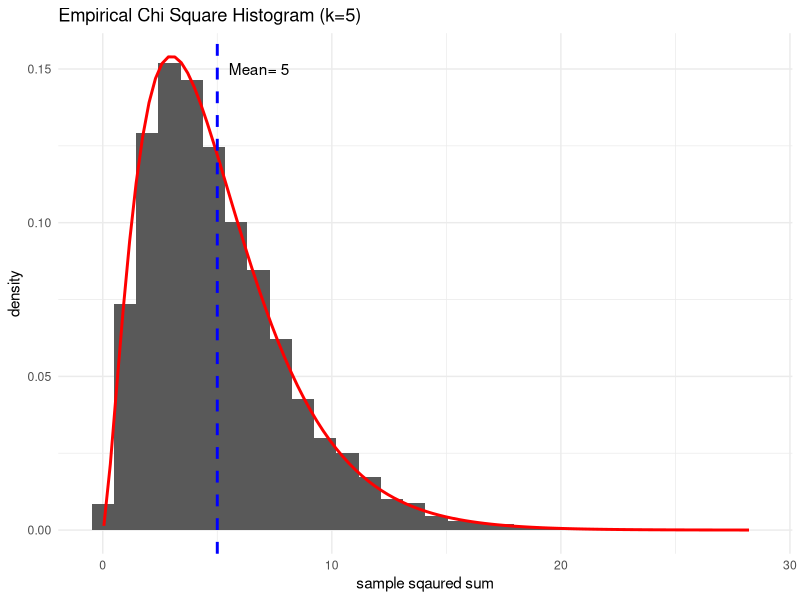

Generate this figure with R:
## ---- chunk 1
knitr::opts_chunk$set(echo = F, message = F, include = T, warning=F)
## ---- chunk 2
#Please don't change or delete this chunk
set.seed(42)
## ---- chunk 3
nsims=function(){
  rand_samp=rnorm(5)
  
  return (sum(rand_samp**2))
  
}

## ---- chunk 4
library(purrr)
n=10000
library(ggplot2)
k=5
samp_results=map_dbl(1:n, ~ nsims())
samp_results_df=data.frame(results=samp_results)
theorectical=rchisq(n, k) # 5= deg of freedom = mean of chi sqaure distribution


ggplot(samp_results_df,aes(x=results))+
  geom_histogram(aes(y = after_stat(density)))+
  stat_function(fun = dchisq, args = list(df=5), color = "red", size = 1)+
  geom_vline(xintercept = 5, linetype = "dashed", color = "blue", size = 1)+
  annotate("text", x = 5.5, y = 0.15, label = paste("Mean=",k), angle = 0, hjust = 0)+
  labs(title='Empirical Chi Square Histogram (k=5)',x='sample sqaured sum')+
  theme_minimal()  


## ---- chunk 5
#Please don't change or delete this chunk
set.seed(121)
## ---- chunk 6

exp_sim=function(n_exp){
  lambda=0.5
  samp_results=numeric(0)
  for(i in 0:n_exp) {
    xi=sample(0:n_exp,1)
    exp_res=lambda*exp(-lambda*xi)
    samp_results[i]=exp_res
  }
  
  
  return(samp_results)
  
}


## ---- chunk 7

# Var(X)= E[X**2]-[E[X]]**2
n_exp=50000
x=exp_sim(n_exp)
lambda=0.5

hx=function(x){(x**2)*lambda*exp(-lambda*x)}
hx2=function(x){(x)*lambda*exp(-lambda*x)}
mean_sq_exp=integrate(hx,lower=0,upper=Inf)$value #E[X**2]
mean_exp=integrate(hx2,lower=0,upper=Inf)$value #E[X]

Var_exp=mean_sq_exp-(mean_exp)**2
Var_exp
## ---- chunk 8
n_exp = 100
exp_data=exp_sim(n_exp)
## ---- chunk 9
#install.packages('numDeriv')
library(numDeriv)
liklihood=function(lambda,sim_data=exp_data){
  sx=sum(sim_data)
  n=length(sim_data)
  
  n*log(lambda)-(lambda*sx) # log liklihood estimator
  #log(  (lambda**n)*exp(-lambda*sx)   )
  
}
start_lambda=0.5

newton = function(f,tol=1E-12,x0=start_lambda,N=1000) {
  

i <- 1; x1 <- x0
p <- numeric(N) #store next xi/iterations-root approximations
for (i in 1:N) {
  print(paste(i,' iteration'))

df.dx  =  genD(func = f, x = x0)$D[1]#   (f(x0+h)-f(x0))/h
if (df.dx==0) break

x1  =  (x0 - (f(x0)/df.dx))

if (is.na(x1) || is.infinite(x1)) break

p[i]  =  x1
i  =  i + 1


if (abs((x1-x0)) < tol) break
x0  =  x1

}
return(x0) 


}


newton(liklihood)



## ---- chunk 10
start_lambda=0.5
optim(start_lambda,fn=liklihood,sim_data=exp_data,method='L-BFGS-B',lower=0.0001,upper=10000, control=list(fnscale=-1)  )

## ---- chunk 11
#Please don't change or delete this chunk
set.seed(123)
## ---- chunk 12
claims=read.csv2('claims_data.csv')
claims$daily=as.numeric(claims$daily)


## ---- chunk 13
tx=function(x,params){
  u=params[1]
  sd=params[2]
  
 result= exp( -(x-u)/sd )
return(result)
}

x=claims$daily[500]
params=c(25,2)
eval_tx=tx(x,params);eval_tx

## ---- chunk 14
log_liklihood=function(x,params){
  n=length(x)
  log_func_sum=sum(log(sapply(x,tx, params)))
  func_sum=sum(sapply(x,tx,params))
  sd=params[2]
  result=-n*log(sd)+log_func_sum-func_sum
  return(result)
  
}

x=claims$daily
start_u=mean(x)
start_sd=sqrt(var(x))
params_start=c(start_u,start_sd)
mle_func=optim(params_start,fn=log_liklihood,x=x,control=list(fnscale=-1))
mle=mle_func$par
mle
## ---- chunk 15
#Please don't change or delete this chunk
set.seed(100)
## ---- chunk 16
flip= function(){
  h_ead=0
  t_ail=1
  coin_flip=runif(1)
  if(coin_flip<0.5){
    result=h_ead}
  else{

        result=t_ail}
  
  return(result)
}

flip()
## ---- chunk 17
toss_to_TT=function(){
  
  n=1
  index_n=c(n)
  flip_result=c() 
  flip_result[1]=flip() # initialize the first value of the flip
  index_n[1]=n # initialize the first value of the number of flips
  
  diff_vec=1:1

  repeat{
    n=n+1
    flip_result=c(flip_result,flip())
    latest_diff_vec=diff(flip_result)
    latest_diff_val=latest_diff_vec[length(latest_diff_vec)]
    diff_vec=c(diff_vec,latest_diff_val)
    index_n=c(index_n,n)
  
  
  if ( (diff_vec[length(diff_vec)]==0) && (flip_result[length(flip_result)]==1)) {
    break
  }

  }
  number_flips_til_TT=n
  return (number_flips_til_TT)   


}
toss_to_TT()

## ---- chunk 18

n_times=10000
number_flips_vec=replicate(n = n_times, expr = toss_to_TT())
mean_flips=round(mean(number_flips_vec));mean_flips
